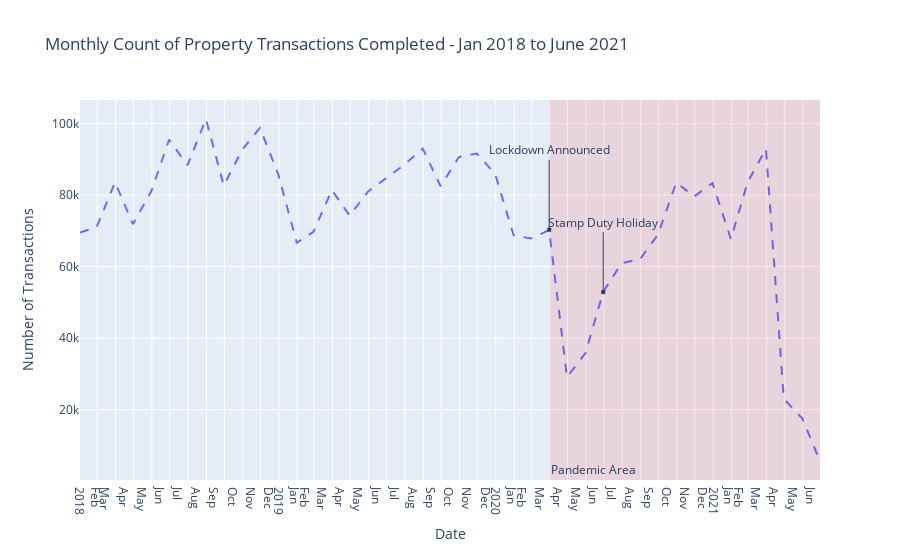

Source (notebook cell):
### Code cell
#Creating Figure for plotting
fig = go.Figure()

#Adding line for transaction count
fig.add_trace(go.Scatter(
    x=transactions['Dates'],
    y=transactions['Count'],
    name = "No of Transactions",
    line = dict(dash='dash')))

#Inserting graphic to denote pandemic area
fig.add_vrect(x0="2020-03-31", x1="2021-06-30", annotation_text="Pandemic Area", 
              annotation_position="bottom left", fillcolor="red", opacity=0.1, line_width=0)

#Inserting key date annotations
fig.add_annotation(x = datetime.strptime('31-03-2020', '%d-%m-%Y'), y = 70330,
        xref = 'x', yref = 'y', text = 'Lockdown Announced', showarrow = True,
        arrowhead = 7, ax = 0, ay = -80)
fig.add_annotation(x = datetime.strptime('30-06-2020', '%d-%m-%Y'), y = 52880,
        xref = 'x', yref = 'y', text = 'Stamp Duty Holiday', showarrow = True,
        arrowhead = 7, ax = 0, ay = -70)

#Setting title and updating axis labels
fig.update_layout(
    title="Monthly Count of Property Transactions Completed - Jan 2018 to June 2021",
    xaxis_title="Date", yaxis_title="Number of Transactions")

fig.update_xaxes(dtick="M1", tickformat="%b\n%Y", ticklabelmode="period")

fig.show()

### Figure 1 — Plotly figure (JSON) as saved in the notebook; plotly's stock layout.template omitted (floating-point values rounded to 4 significant figures)
{"data": [{"line": {"dash": "dash"}, "name": "No of Transactions", "type": "scatter", "x": ["2018-01-31T00:00:00", "2018-02-28T00:00:00", "2018-03-31T00:00:00", "2018-04-30T00:00:00", "2018-05-31T00:00:00", "2018-06-30T00:00:00", "2018-07-31T00:00:00", "2018-08-31T00:00:00", "2018-09-30T00:00:00", "2018-10-31T00:00:00", "2018-11-30T00:00:00", "2018-12-31T00:00:00", "2019-01-31T00:00:00", "2019-02-28T00:00:00", "2019-03-31T00:00:00", "2019-04-30T00:00:00", "2019-05-31T00:00:00", "2019-06-30T00:00:00", "2019-07-31T00:00:00", "2019-08-31T00:00:00", "2019-09-30T00:00:00", "2019-10-31T00:00:00", "2019-11-30T00:00:00", "2019-12-31T00:00:00", "2020-01-31T00:00:00", "2020-02-29T00:00:00", "2020-03-31T00:00:00", "2020-04-30T00:00:00", "2020-05-31T00:00:00", "2020-06-30T00:00:00", "2020-07-31T00:00:00", "2020-08-31T00:00:00", "2020-09-30T00:00:00", "2020-10-31T00:00:00", "2020-11-30T00:00:00", "2020-12-31T00:00:00", "2021-01-31T00:00:00", "2021-02-28T00:00:00", "2021-03-31T00:00:00", "2021-04-30T00:00:00", "2021-05-31T00:00:00", "2021-06-30T00:00:00"], "y": [69532, 71054, 83641, 71867, 81096, 95511, 88357, 101302, 82684, 92681, 98823, 85738, 66688, 69714, 81400, 74283, 81015, 84674, 88503, 93048, 82523, 90652, 91660, 85915, 68807, 67865, 70235, 29089, 35788, 52942, 61000, 62077, 68910, 83569, 79603, 83372, 67705, 83586, 92936, 23014, 17543, 5631]}], "layout": {"annotations": [{"showarrow": false, "text": "Pandemic Area", "x": "2020-03-31", "xanchor": "left", "xref": "x", "y": 0, "yanchor": "bottom", "yref": "y domain"}, {"arrowhead": 7, "ax": 0, "ay": -80, "showarrow": true, "text": "Lockdown Announced", "x": "2020-03-31T00:00:00", "xref": "x", "y": 70330, "yref": "y"}, {"arrowhead": 7, "ax": 0, "ay": -70, "showarrow": true, "text": "Stamp Duty Holiday", "x": "2020-06-30T00:00:00", "xref": "x", "y": 52880, "yref": "y"}], "shapes": [{"fillcolor": "red", "line": {"width": 0}, "opacity": 0.1, "type": "rect", "x0": "2020-03-31", "x1": "2021-06-30", "xref": "x", "y0": 0, "y1": 1, "yref": "y domain"}], "title": {"text": "Monthly Count of Property Transactions Completed - Jan 2018 to June 2021"}, "xaxis": {"dtick": "M1", "tickformat": "%b\n%Y", "ticklabelmode": "period", "title": {"text": "Date"}}, "yaxis": {"title": {"text": "Number of Transactions"}}}}
